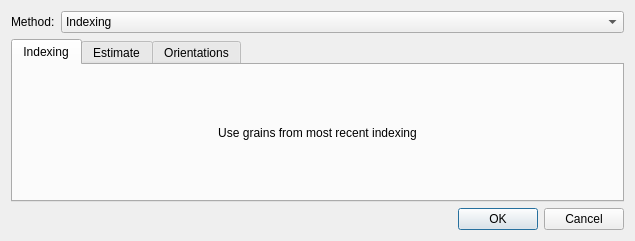
<?xml version="1.0" encoding="UTF-8"?>
<ui version="4.0">
 <class>fit_grains_select_dialog</class>
 <widget class="QDialog" name="fit_grains_select_dialog">
  <property name="geometry">
   <rect>
    <x>0</x>
    <y>0</y>
    <width>635</width>
    <height>241</height>
   </rect>
  </property>
  <layout class="QGridLayout" name="gridLayout_2">
   <item row="0" column="1">
    <widget class="QComboBox" name="method">
     <item>
      <property name="text">
       <string>Indexing</string>
      </property>
     </item>
     <item>
      <property name="text">
       <string>Estimate</string>
      </property>
     </item>
     <item>
      <property name="text">
       <string>Orientations</string>
      </property>
     </item>
    </widget>
   </item>
   <item row="1" column="0" colspan="2">
    <widget class="QTabWidget" name="tab_widget">
     <property name="currentIndex">
      <number>0</number>
     </property>
     <widget class="QWidget" name="indexing_tab">
      <attribute name="title">
       <string>Indexing</string>
      </attribute>
      <layout class="QHBoxLayout" name="horizontalLayout">
       <item>
        <widget class="QLabel" name="indexing_label">
         <property name="text">
          <string>Use grains from most recent indexing</string>
         </property>
         <property name="alignment">
          <set>Qt::AlignCenter</set>
         </property>
        </widget>
       </item>
      </layout>
     </widget>
     <widget class="QWidget" name="estimate_tab">
      <attribute name="title">
       <string>Estimate</string>
      </attribute>
      <layout class="QGridLayout" name="gridLayout">
       <item row="1" column="0">
        <widget class="QLineEdit" name="estimate_file_name"/>
       </item>
       <item row="1" column="1">
        <widget class="QPushButton" name="select_estimate_file_button">
         <property name="text">
          <string>Select File</string>
         </property>
        </widget>
       </item>
       <item row="0" column="0" colspan="2">
        <widget class="QLabel" name="estimate_label">
         <property name="text">
          <string>Load grains.out file</string>
         </property>
         <property name="alignment">
          <set>Qt::AlignCenter</set>
         </property>
        </widget>
       </item>
      </layout>
     </widget>
     <widget class="QWidget" name="orientations_tab">
      <attribute name="title">
       <string>Orientations</string>
      </attribute>
      <layout class="QGridLayout" name="gridLayout_3">
       <item row="1" column="0">
        <widget class="QLineEdit" name="orientations_file_name"/>
       </item>
       <item row="1" column="1">
        <widget class="QPushButton" name="select_orientations_file_button">
         <property name="text">
          <string>Select File</string>
         </property>
        </widget>
       </item>
       <item row="0" column="0" colspan="2">
        <widget class="QLabel" name="orientations_label">
         <property name="text">
          <string>Load accepted_orientations.dat file</string>
         </property>
         <property name="alignment">
          <set>Qt::AlignCenter</set>
         </property>
        </widget>
       </item>
      </layout>
     </widget>
    </widget>
   </item>
   <item row="2" column="1">
    <widget class="QDialogButtonBox" name="button_box">
     <property name="standardButtons">
      <set>QDialogButtonBox::Cancel|QDialogButtonBox::Ok</set>
     </property>
     <property name="centerButtons">
      <bool>false</bool>
     </property>
    </widget>
   </item>
   <item row="0" column="0">
    <widget class="QLabel" name="label">
     <property name="text">
      <string>Method:</string>
     </property>
    </widget>
   </item>
  </layout>
 </widget>
 <tabstops>
  <tabstop>method</tabstop>
  <tabstop>tab_widget</tabstop>
  <tabstop>estimate_file_name</tabstop>
  <tabstop>select_estimate_file_button</tabstop>
  <tabstop>orientations_file_name</tabstop>
  <tabstop>select_orientations_file_button</tabstop>
 </tabstops>
 <resources/>
 <connections>
  <connection>
   <sender>button_box</sender>
   <signal>accepted()</signal>
   <receiver>fit_grains_select_dialog</receiver>
   <slot>accept()</slot>
   <hints>
    <hint type="sourcelabel">
     <x>217</x>
     <y>205</y>
    </hint>
    <hint type="destinationlabel">
     <x>217</x>
     <y>113</y>
    </hint>
   </hints>
  </connection>
  <connection>
   <sender>button_box</sender>
   <signal>rejected()</signal>
   <receiver>fit_grains_select_dialog</receiver>
   <slot>reject()</slot>
   <hints>
    <hint type="sourcelabel">
     <x>217</x>
     <y>205</y>
    </hint>
    <hint type="destinationlabel">
     <x>217</x>
     <y>113</y>
    </hint>
   </hints>
  </connection>
 </connections>
</ui>
